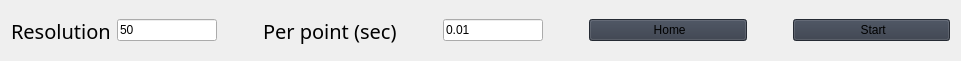
                          <widget class="QWidget" name="horizontalLayoutWidget">
                           <property name="geometry">
                            <rect>
                             <x>10</x>
                             <y>590</y>
                             <width>961</width>
                             <height>61</height>
                            </rect>
                           </property>
                           <layout class="QHBoxLayout" name="horizontalLayout_6">
                            <item>
                             <widget class="QLabel" name="label_11">
                              <property name="font">
                               <font>
                                <family>Segoe UI Semibold</family>
                                <pointsize>15</pointsize>
                                <weight>7</weight>
                                <italic>false</italic>
                                <bold>false</bold>
                               </font>
                              </property>
                              <property name="styleSheet">
                               <string notr="true">font: 63 15pt &quot;Segoe UI Semibold&quot;;</string>
                              </property>
                              <property name="text">
                               <string>Resolution</string>
                              </property>
                              <property name="wordWrap">
                               <bool>true</bool>
                              </property>
                              <property name="textInteractionFlags">
                               <set>Qt::NoTextInteraction</set>
                              </property>
                             </widget>
                            </item>
                            <item>
                             <widget class="QLineEdit" name="confocal_resolution">
                              <property name="enabled">
                               <bool>true</bool>
                              </property>
                              <property name="sizePolicy">
                               <sizepolicy hsizetype="Minimum" vsizetype="Fixed">
                                <horstretch>0</horstretch>
                                <verstretch>20</verstretch>
                               </sizepolicy>
                              </property>
                              <property name="maximumSize">
                               <size>
                                <width>100</width>
                                <height>16777215</height>
                               </size>
                              </property>
                              <property name="styleSheet">
                               <string notr="true">font: 63 20pt &quot;Segoe UI Semibold&quot;;</string>
                              </property>
                              <property name="text">
                               <string>50</string>
                              </property>
                             </widget>
                            </item>
                            <item>
                             <spacer name="horizontalSpacer_12">
                              <property name="sizeType">
                               <enum>QSizePolicy::Fixed</enum>
                              </property>
                              <property name="sizeHint" stdset="0">
                               <size>
                                <width>40</width>
                                <height>20</height>
                               </size>
                              </property>
                             </spacer>
                            </item>
                            <item>
                             <widget class="QLabel" name="label_29">
                              <property name="font">
                               <font>
                                <family>Segoe UI Semibold</family>
                                <pointsize>15</pointsize>
                                <weight>7</weight>
                                <italic>false</italic>
                                <bold>false</bold>
                               </font>
                              </property>
                              <property name="styleSheet">
                               <string notr="true">font: 63 15pt &quot;Segoe UI Semibold&quot;;</string>
                              </property>
                              <property name="text">
                               <string>Per point (sec)</string>
                              </property>
                              <property name="wordWrap">
                               <bool>true</bool>
                              </property>
                              <property name="textInteractionFlags">
                               <set>Qt::NoTextInteraction</set>
                              </property>
                             </widget>
                            </item>
                            <item>
                             <spacer name="horizontalSpacer_19">
                              <property name="sizeType">
                               <enum>QSizePolicy::Fixed</enum>
                              </property>
                              <property name="sizeHint" stdset="0">
                               <size>
                                <width>40</width>
                                <height>20</height>
                               </size>
                              </property>
                             </spacer>
                            </item>
                            <item>
                             <widget class="QLineEdit" name="confocal_T_per_point">
                              <property name="enabled">
                               <bool>true</bool>
                              </property>
                              <property name="sizePolicy">
                               <sizepolicy hsizetype="Fixed" vsizetype="Fixed">
                                <horstretch>200</horstretch>
                                <verstretch>0</verstretch>
                               </sizepolicy>
                              </property>
                              <property name="maximumSize">
                               <size>
                                <width>100</width>
                                <height>16777215</height>
                               </size>
                              </property>
                              <property name="styleSheet">
                               <string notr="true">font: 63 20pt &quot;Segoe UI Semibold&quot;;</string>
                              </property>
                              <property name="text">
                               <string>0.01</string>
                              </property>
                             </widget>
                            </item>
                            <item>
                             <spacer name="horizontalSpacer_26">
                              <property name="sizeType">
                               <enum>QSizePolicy::Fixed</enum>
                              </property>
                              <property name="sizeHint" stdset="0">
                               <size>
                                <width>40</width>
                                <height>20</height>
                               </size>
                              </property>
                             </spacer>
                            </item>
                            <item>
                             <widget class="QPushButton" name="confocal_home">
                              <property name="sizePolicy">
                               <sizepolicy hsizetype="Expanding" vsizetype="Fixed">
                                <horstretch>0</horstretch>
                                <verstretch>0</verstretch>
                               </sizepolicy>
                              </property>
                              <property name="styleSheet">
                               <string notr="true">background-color: rgb(52, 59, 72);
font: 63 15pt &quot;Segoe UI Semibold&quot;;</string>
                              </property>
                              <property name="text">
                               <string> Home</string>
                              </property>
                              <property name="icon">
                               <iconset>
                                <normaloff>:/icons/images/icons/cil-home.png</normaloff>:/icons/images/icons/cil-home.png</iconset>
                              </property>
                             </widget>
                            </item>
                            <item>
                             <spacer name="horizontalSpacer_8">
                              <property name="sizeType">
                               <enum>QSizePolicy::Fixed</enum>
                              </property>
                              <property name="sizeHint" stdset="0">
                               <size>
                                <width>40</width>
                                <height>20</height>
                               </size>
                              </property>
                             </spacer>
                            </item>
                            <item>
                             <widget class="QPushButton" name="confocal_start">
                              <property name="sizePolicy">
                               <sizepolicy hsizetype="Expanding" vsizetype="Fixed">
                                <horstretch>0</horstretch>
                                <verstretch>0</verstretch>
                               </sizepolicy>
                              </property>
                              <property name="styleSheet">
                               <string notr="true">background-color: rgb(52, 59, 72);
font: 63 15pt &quot;Segoe UI Semibold&quot;;</string>
                              </property>
                              <property name="text">
                               <string> Start</string>
                              </property>
                              <property name="icon">
                               <iconset>
                                <normaloff>:/icons/images/icons/cil-media-play.png</normaloff>:/icons/images/icons/cil-media-play.png</iconset>
                              </property>
                             </widget>
                            </item>
                           </layout>
                          </widget>
